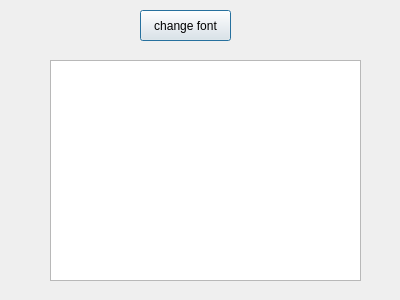
<?xml version="1.0" encoding="UTF-8"?>
<ui version="4.0">
 <class>Dialog</class>
 <widget class="QDialog" name="Dialog">
  <property name="geometry">
   <rect>
    <x>0</x>
    <y>0</y>
    <width>400</width>
    <height>300</height>
   </rect>
  </property>
  <property name="windowTitle">
   <string>Dialog</string>
  </property>
  <widget class="QPushButton" name="pushButton">
   <property name="geometry">
    <rect>
     <x>140</x>
     <y>10</y>
     <width>91</width>
     <height>31</height>
    </rect>
   </property>
   <property name="text">
    <string>change font</string>
   </property>
  </widget>
  <widget class="QTextEdit" name="textEdit">
   <property name="geometry">
    <rect>
     <x>50</x>
     <y>60</y>
     <width>311</width>
     <height>221</height>
    </rect>
   </property>
  </widget>
 </widget>
 <resources/>
 <connections/>
</ui>
